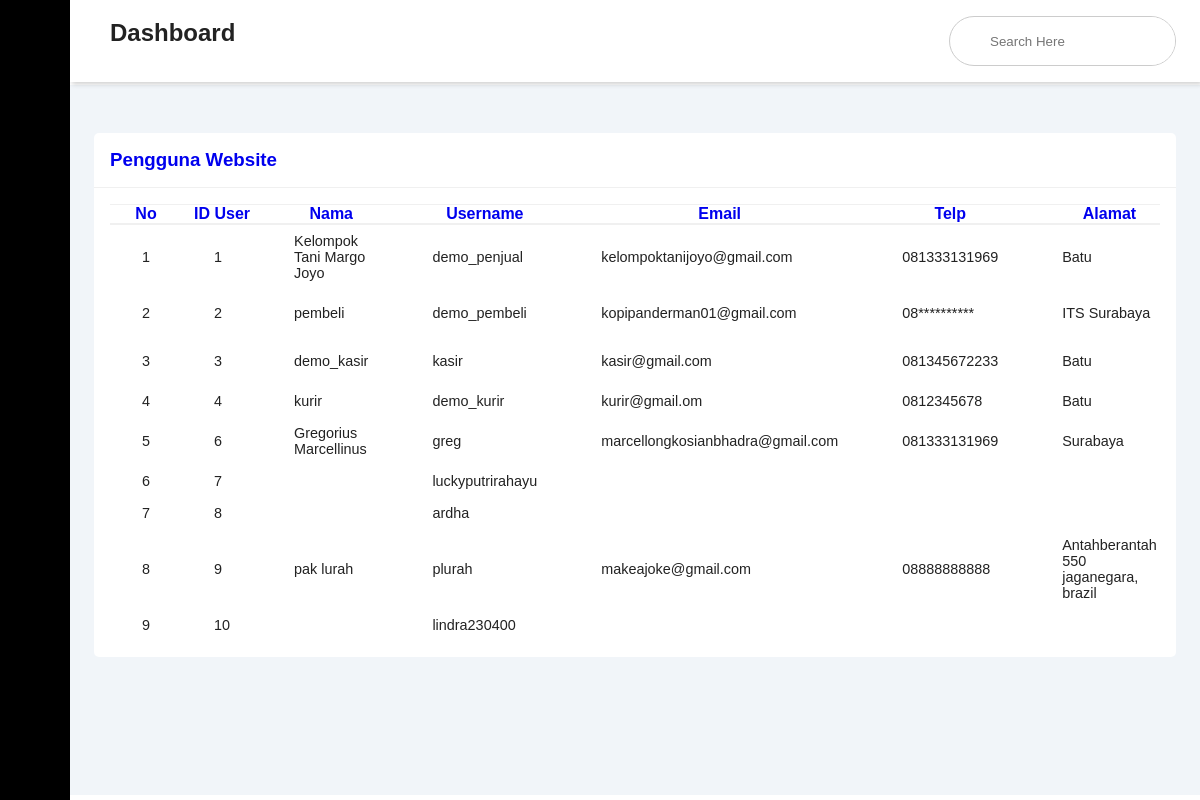
/Dataadmin.php, run on the app's committed database.
### tables this page shows
CREATE TABLE `tb_user` (
  `id_user` int(11) NOT NULL,
  `id_toko` int(11) DEFAULT NULL,
  `nama` varchar(30) DEFAULT NULL,
  `username` varchar(20) NOT NULL,
  `email` varchar(50) DEFAULT NULL,
  `telp` varchar(20) DEFAULT NULL,
  `alamat` varchar(50) DEFAULT NULL,
  `password` varchar(20) NOT NULL,
  `level` int(11) NOT NULL DEFAULT 1,
  `foto_profil` varchar(1000) DEFAULT NULL,
  `saldo` int(11) DEFAULT 0
);

### Dataadmin.php (the view, shortened to what this page needs)
<?php
include 'Koneksi.php';
?>
<!DOCTYPE html>
<html lang="en">
<head>
    <link rel="stylesheet" href="https://maxst.icons8.com/vue-static/landings/line-awesome/line-awesome/1.3.0/css/line-awesome.min.css">
    <link  rel="stylesheet" href="CSS/Adminstyle.css">
    <link rel="stylesheet" href="https://unpkg.com/boxicons@latest/css/boxicons.min.css">
</head>
<body>
    <div class="sidebar">
        <div class="sidebar-brand">
        </div>
        <div class="sidebar-menu">
            <ul>
                <li>
                    <a href="Admin.php" class="active">
                        <span class="las la-igloo"></span>
                        <span>Beranda</span></a>
                </li>
                <li>
                    <a href="http://localhost/phpmyadmin/index.php?route=/database/structure&server=1&db=website_kopi&table=">
                        <span class="las la-user-circle"></span>
                        <span>MyPhP</span></a>
                </li>
                <li>
                    <a href="">
                        <span class="las la-clipboard-list"></span>
                    </a>
                </li>
                <li>
                    <a href="Datatransaksi.php">
                        <span class="las la-clipboard-list"></span>
                    </a>
                </li>
                <li><a href="Login.php" class="logout">
            </ul>
        </div>
    </div>
    <div class="main-content">
        <header>
            <h2>
                <label for="nav-toggle">
                    <span class="las la-bars"></span>
                </label>
                Dashboard
            </h2>
            <div class="search-wrapper">
                <input type="search" placeholder="Search Here" />
            </div>
        </header>
        <main>
            <div class="recent-grid">
                <div class="projects">
                    <div class="card">
                        <div class="card-header">
                            <h3>Pengguna Website</h3>
                        </div>
                        <div class="card-body">
                            <div class="table-responsive">
                                <?php
                                $select = mysqli_query($conn, "SELECT * FROM tb_user");
                                ?>
                                <div class="product-display">
                                    <table class="product-display-table">
                                        <thead>
                                            <tr>
                                                <th>No</th>
                                                <th>ID User</th>
                                                <th>Nama</th>
                                                <th>Username</th>
                                                <th>Email</th>
                                                <th>Telp</th>
                                                <th>Alamat</th>
                                            </tr>
                                        </thead>
                                        <?php $nomor = 1; ?>
                                        <?php while ($row = mysqli_fetch_assoc($select)) { ?>
                                            <tr>
                                                <td><?php echo $nomor ?></td>
                                                <td><?php echo $row['id_user']; ?></td>
                                                <td><?php echo $row['nama']; ?></td>
                                                <td><?php echo $row['username']; ?></td>
                                                <td><?php echo $row['email']; ?></td>
                                                <td><?php echo $row['telp']; ?></td>
                                                <td><?php echo $row['alamat']; ?></td>
                                            </tr>
                                            <?php $nomor++; ?>
                                        <?php } ?>
                                    </table>
                                </div>
                            </div>
                        </div>
                    </div>
                </div>
            </div>
        </main>
    </div>
</body>
</html>

### CSS/Adminstyle.css (style rules this page uses)
:root { --main-color: #000000; --color-dark: #1D2231; --text-grey: #8390A2; }
* { padding: 0; margin: 0; box-sizing: border-box; list-style-type: none; text-decoration: none; font-family: 'Poppins', sans-serif; }
.sidebar { width: 345px; position: fixed; left: 0; top: 0; height: 100%; background: var(--main-color); z-index: 100; transition: width 300ms; }
.sidebar-brand { height: 90px; padding: 1rem 0rem 1rem 2rem; color: #fff; }
.sidebar-menu { margin-top: 1rem; }
.sidebar-menu li { width: 100%; margin-bottom: 1.7rem; padding-left: 2rem; }
.sidebar-menu a { padding-left: 1rem; display: block; color: #fff; font-size: 1.1rem; }
.sidebar-menu a span:first-child { font-size: 1.5rem; padding-right: 1rem; }
.main-content { transition: margin-left 300ms; margin-left: 345px; }
header { background: #fff; display: flex; justify-content: space-between; padding: 1rem 1.5rem; box-shadow: 2px 2px 5px rgba(0, 0, 0, 0.2); position: fixed; left: 345px; width: calc(100% - 345px); top: 0; z-index: 100; transition: left 300ms; }
header h2 { color: #222; }
header label span { font-size: 1.7rem; padding-right: 1rem; }
.search-wrapper { border: 1px solid #ccc; border-radius: 30px; height: 50px; display: flex; align-items: center; overflow-x: hidden; }
.search-wrapper input { height: 100%; padding: .5rem; border: none; outline: none; }
main { margin-top: 85px; padding: 2rem 1.5rem; background: #f1f5f9; min-height: calc(100vh - 90px); }
.recent-grid { margin-top: 1rem; display: grid; grid-gap: 2rem; grid-template-columns: 100% auto; }
.card { background: #fff; border-radius: 5px; }
.card-header, .card-body { padding: 1rem; }
.card-header { display: flex; justify-content: space-between; align-items: center; border-bottom: 1px solid #f0f0f0; }
table { border-collapse: collapse; }
thead tr { border-top: 1px solid #f0f0f0; border-bottom: 2px solid #f0f0f0; }
td { padding: .5rem 2rem; font-size: .9rem; color: #222; }
.table-responsive { width: 100%; overflow-x: auto; }
@media only screen and (max-width: 1200px) { .sidebar { width: 70px; } }
@media only screen and (max-width: 1200px) { .sidebar .sidebar-brand, .sidebar li { padding-left: 1rem; text-align: center; } }
@media only screen and (max-width: 1200px) { .sidebar li a { padding-left: 0rem; } }
@media only screen and (max-width: 1200px) { .main-content { margin-left: 70px; } }
@media only screen and (max-width: 1200px) { .main-content header { width: calc(100% - 70px); left: 70px; } }

### data on the page
tb_user: id_user "1", nama "Kelompok Tani Margo Joyo", username "demo_penjual", email "kelompoktanijoyo@gmail.com", telp "081333131969", alamat "Batu"
tb_user: id_user "2", nama "pembeli", username "demo_pembeli", email "kopipanderman01@gmail.com", telp "08**********", alamat "ITS Surabaya"
tb_user: id_user "3", nama "demo_kasir", username "kasir", email "kasir@gmail.com", telp "081345672233", alamat "Batu"
tb_user: id_user "4", nama "kurir", username "demo_kurir", email "kurir@gmail.om", telp "0812345678", alamat "Batu"
tb_user: id_user "6", nama "Gregorius Marcellinus", username "greg", email "marcellongkosianbhadra@gmail.com", telp "081333131969", alamat "Surabaya"
tb_user: id_user "7", username "luckyputrirahayu"
tb_user: id_user "8", username "ardha"
tb_user: id_user "9", nama "pak lurah", username "plurah", email "makeajoke@gmail.com", telp "08888888888", alamat "Antahberantah 550 jaganegara, brazil"
tb_user: id_user "10", username "lindra230400"
